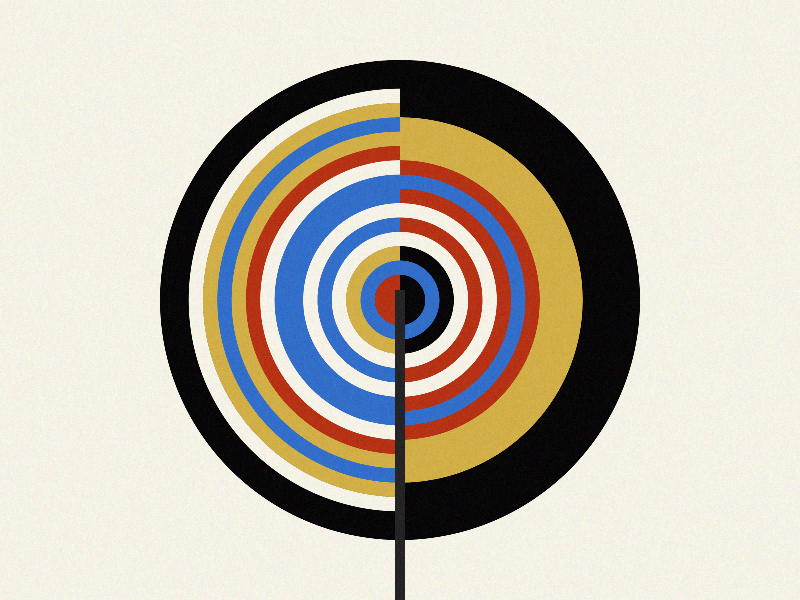
Frame 1 (no input)
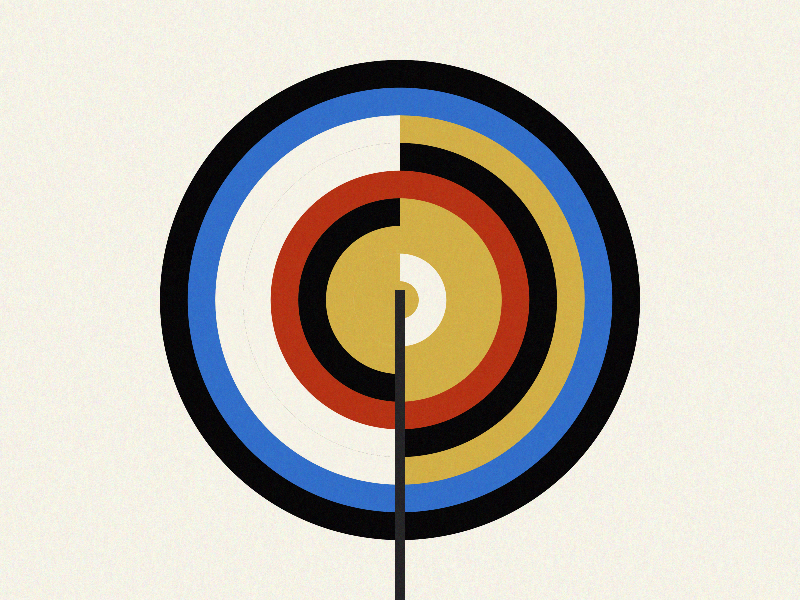
Frame 2 (the mouse pressed at the canvas centre, redrawn once)

The p5.js sketch that drew these frames (run headless with seeded random() and noise() and a simulated clock; the mouse was pressed at the canvas centre and the sketch redrawn once):

// p5.js sketch
// ── sketch.js
function setup() {
  var cnv = createCanvas(displayWidth, displayHeight);
  //cnv.parent(document.getElementById('markdown'));
  smooth();
  pixelDensity(4);
  noStroke();
  background('#f5f2e6');
}

function draw() {

  // this part is for making the canvas rotate 90 degrees in case the screen is vertical (e.g. mobile)
  if(displayWidth<displayHeight) {
    canvas_height = displayWidth;
    canvas_width = displayHeight;
    rotate(HALF_PI);
    translate(0,-displayWidth);
  } else {
    canvas_height = displayHeight;
    canvas_width = displayWidth;
  }

  // this part sets how many circles will be generate and how big they will be
  fill(0);
  let num_circles = random(5,20);
  let diameter_diff = (canvas_height*0.75)/num_circles;
  let diameter = canvas_height*0.8;

  // generates circles in decreasing order
  for (var i = 0; i <=num_circles; i++) {
    fill(rcol());
    ellipse(canvas_width/2,canvas_height/2, diameter,diameter);
    
    if (random()<0.5) { // 50% change of generating a half circle on top of the previous one
      fill(rcol());
      arc(canvas_width/2,canvas_height/2, diameter,diameter,PI/2,3*PI/2);
    }
    diameter -=diameter_diff;
  }

  // the matchstick
  fill('#232224')
  rect(canvas_width/2-5, canvas_height/2-10, 10, canvas_height/2+10);

  // generates noise to add texture to the picture
  noisee(10, 0, 0, canvas_width, canvas_height);


  function noisee(n, x, y, w, h) {
    x1 = constrain(x, 0, canvas_width);
    x2 = constrain(x+w, 0, canvas_width);
    y1 = constrain(y, 0, canvas_height);
    y2 = constrain(y+h, 0, canvas_height);
    loadPixels();
    for (j = 0; j < pixels.length; j+=4) {
      pixels[j] = pixels[j]+random(-n, n);
      pixels[j + 1] = pixels[j+1]+random(-n, n);
      pixels[j + 2] = pixels[j+2]+random(-n, n);
      pixels[j + 3] = pixels[j+3]+random(-n, n);
    }
    updatePixels();
  }
  variable_grainsize(3, 3);
  variable_grainsize(1, 4);
  variable_grainsize(2, 4);

  noLoop();

}

// color array and function to return a random one from the array
hilma_colors = ['#f5f2e6','#040204','#306dc9','#D1AE45','#b53012'];
function rcol() {
  index = int(random(0,hilma_colors.length));
  print(index);
  return color(hilma_colors[index]);
}


// function to add noise at an arbitrary grain size 
// i.e. not just at the pixel level, but also at higher levels if wanted
function variable_grainsize(grain_size,amount) {
  let d = pixelDensity()*grain_size;
  adjusted_width = canvas_width/grain_size;
  adjusted_height = canvas_height/grain_size;

  loadPixels();
  for (let x_coord = 0; x_coord < adjusted_width; x_coord++) {
    for (let y_coord = 0; y_coord < adjusted_height; y_coord++) {
      b_r = random(-amount,amount);
      b_g = random(-amount,amount);
      b_b = random(-amount,amount);
      b_a = 0;
      for (let i = 0; i < d; i++) {
        for (let j = 0; j < d; j++) {
          // loop over
          index = 4 * ((y_coord * d + j) * width * d + (x_coord * d + i));
          pixels[index] = pixels[index]+b_r;
          pixels[index+1] = pixels[index+1]+b_g;
          pixels[index+2] = pixels[index+2]+b_b;
          pixels[index+3] = pixels[index+3]+b_a;
        }
      }
    }
  }
  updatePixels();
}

function mouseClicked() {
  if(mouseX>0 && mouseY>0 && mouseX<width && mouseY<height) {
    draw();
  }
}
